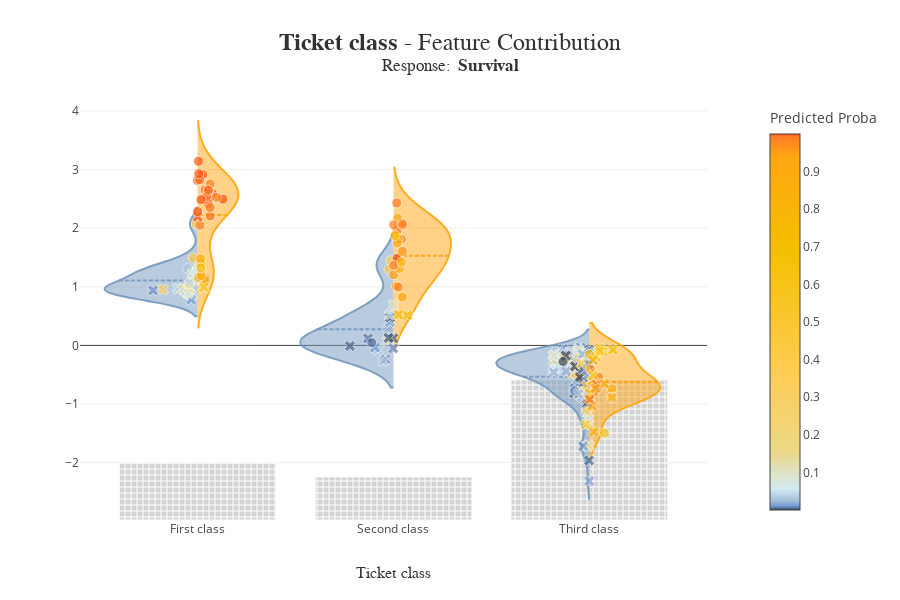

Notebook code cell kept with this figure:
### Code cell
xpl.plot.contribution_plot(col='Pclass')
